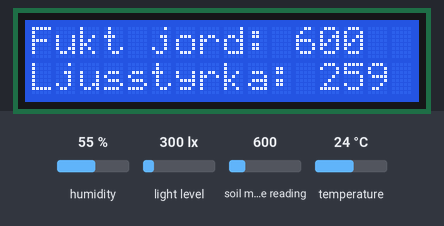
Recording of a program running on a simulated Raspberry Pi Pico running MicroPython. Parts: 16×2 character LCD. The test bench sets the inputs (shaded band); at power-on: humidity 55 %, light level 300 lx, soil moisture reading 600, temperature 24 °C. WiFi joins after 1.5 s; the clock reads 2024-03-15 10:24:30 at power-on unless the program sets it; no MQTT or app messages arrive unless stated; values from a settings file that is not in the repository are placeholders; library files of the repository ran but are not shown: seesaw.py, stemma_soil_sensor.py, tsl2591.py, pico_i2c_lcd.py, umail.py; what the program prints to the serial console is not drawn.

Above: at 2.9 s.
At 18.0 s:
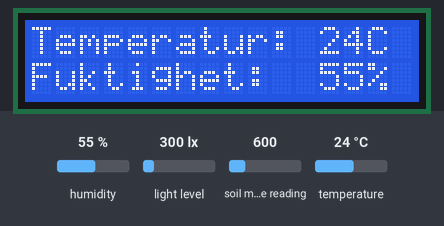

The program:

main.py
```python
import dht
from machine import Pin
import machine
from lib.umqttsimple import MQTTClient
from lib.seesaw import Seesaw
from lib.stemma_soil_sensor import StemmaSoilSensor
from lib.tsl2591 import TSL2591
from lib.SendEmail import send_email
from mysecrets import secrets
from lib.pico_i2c_lcd import I2cLcd
import json
import time
import network

# For the Mqtt protocol.
mqtt_host = "io.adafruit.com"
mqtt_username = secrets['mqtt-username']
mqtt_password = secrets['mqtt-password']

mqtt_publish_temp = "Djhonk/feeds/Temp"
mqtt_publish_humid = "Djhonk/feeds/Humidity"
mqtt_publish_light = "Djhonk/feeds/Light"
mqtt_publish_groundmoisture = "Djhonk/feeds/Groundmoisture"

mqtt_client_id = secrets['mqtt-password']

mqtt_client = MQTTClient(
    client_id=mqtt_client_id,
    server=mqtt_host,
    user=mqtt_username,
    password=mqtt_password)

mqtt_client.connect()

# Defining sensors
i2c = machine.I2C(0, sda=machine.Pin(0), scl=machine.Pin(1), freq=400000)

# DHT air temp and moisture
tempSensor = dht.DHT11(Pin(27))
# Light sensor
lightsensor = TSL2591(i2c)
# Ground Moist sensor
moistsensor = StemmaSoilSensor(i2c)
# LCD screen
lcd = I2cLcd(i2c, 39, 2, 16)

previousDay = ""
lcddisplay1 = True

lux = lightsensor.get_lux() * 100
roundedlight = round(lux, 0)

groundmoisture = moistsensor.get_moisture()

tempSensor.measure()
tempValue = tempSensor.temperature()
humidValue = tempSensor.humidity()

# Initiating values, avoiding error later.
values = {}
values["temp"] = int(tempValue)
values["humidity"] = int(humidValue)
values["groundmoist"] = int(groundmoisture)
values["light"] = int(roundedlight)

nightValues = values.copy()
dayValues = values.copy()

while True:
    try:
        while True:
            # Get light value
            lux = lightsensor.get_lux() * 100
            roundedlight = int(lux)

            # Get ground moist and temp
            groundmoisture = moistsensor.get_moisture()

            # Get temp and moisture in air
            tempSensor.measure()
            tempValue = tempSensor.temperature()
            humidValue = tempSensor.humidity()

            # For sending emails
            currentDate = time.localtime()
            hour = currentDate[3] + 2
            day = currentDate[2]

            # Convert the values to integers
            values["temp"] = int(tempValue)
            values["humidity"] = int(humidValue)
            values["groundmoist"] = int(groundmoisture)
            values["light"] = int(roundedlight)

            # Saving values for sending later
            if hour == 3 and day != previousDay:
                nightValues = values.copy()

            if hour == 12 and day != previousDay:
                dayValues = values.copy()

            # Sending email at 18.00
            # The email will consist of temps, humid and light at 03, 08 and 18.
            if hour == 17 and day != previousDay:

                eveningValues = values.copy()

                try:

                    send_email("henrik1995a@live.se", dayValues, nightValues, eveningValues)
                    # send_email("karin.eh@hotmail.se", dayValues, nightValues, eveningValues)
                    # send_email("Richard.jurmo.berg@gmail.com", dayValues, nightValues, eveningValues)
                    # send_email("henrik1995a@live.se", dayValues, nightValues, eveningValues)
                    # send_email("andreasson6300@gmail.com", tempValue, humidValue, groundmoisture, roundedlight)
                    # previousDay = day
                    # send_email("antonandreasson@outlook.com", tempValue, humidValue, groundmoisture, roundedlight)

                    previousDay = day

                    print("Success! Mail has been sent")

                except Exception as e:

                    print(f'Failed to send email: {e}')

            print(f'Publish light:{roundedlight}')
            print(f'Publish temp:{tempValue}')
            print(f'Publish humid:{humidValue}')
            print(f'Publish ground moist:{groundmoisture}')

            # Create a dictionary to represent the JSON payload
            tempPayload = {
                "temp": tempValue
            }
            humidPayload = {
                "humidity": humidValue
            }
            lightPayload = {
                "light": roundedlight
            }
            groundmoisturePayload = {
                "groundmoisture": groundmoisture
            }

            json_humidPayload = json.dumps(humidPayload)
            json_tempPayload = json.dumps(tempPayload)
            json_lightPayload = json.dumps(lightPayload)
            json_groundmoisture = json.dumps(groundmoisturePayload)

            mqtt_client.publish(mqtt_publish_humid, json_humidPayload)
            mqtt_client.publish(mqtt_publish_temp, json_tempPayload)
            mqtt_client.publish(mqtt_publish_light, json_lightPayload)
            mqtt_client.publish(mqtt_publish_groundmoisture, json_groundmoisture)

            #If the hour is past 9 backlight will be off.
            print(f'Hour: {hour}')

            if hour >= 21 or hour <= 9:
                lcd.backlight_off()

            else:
                lcd.backlight_on()

            # For displaying data in LCD
            # Writing out the values.
            lcd.clear()

            if lcddisplay1:

                lcd.move_to(0, 0)
                lcd.putstr("Fukt jord: {}".format(groundmoisture))
                lcd.move_to(0, 1)
                lcd.putstr("Ljusstyrka: {}".format(roundedlight))
                lcddisplay1 = False

            else:

                lcd.move_to(0, 0)
                lcd.putstr("Temperatur: {}C".format(tempValue, chr(223)))
                lcd.move_to(0, 1)
                lcd.putstr("Fuktighet:  {}%".format(humidValue))
                lcddisplay1 = True

            print("")
            time.sleep(15)

    except Exception as e:

        print(f'Error in main loop: {e}')

        # If error occours, pico will reset. Making it upload data again.
        wlan = network.WLAN(network.STA_IF)
        wlan.disconnect()
        time.sleep(1)
        machine.reset()
```

SendEmail.py
```python
import lib.umail
from mysecrets import secrets

# Email details
sender_email = secrets['sender-email']
sender_app_password = secrets['google-app-pw']
email_subject = '🌞Uppdatering från växthus🌞'

# Define the email content with a green background'

def email_content(dayvalues, nightvalues, eveningvalues):
    daytemp = dayvalues["temp"]
    dayhumid = dayvalues["humidity"]
    daygroundmoist = dayvalues["groundmoist"]
    daylight = dayvalues["light"]

    eveningtemp = eveningvalues["temp"]
    eveninghumid = eveningvalues["humidity"]
    eveninggroundmoist = eveningvalues["groundmoist"]
    eveninglight = eveningvalues["light"]

    nighttemp = nightvalues["temp"]
    nighthumid = nightvalues["humidity"]
    nightgroundmoist = nightvalues["groundmoist"]
    nightlight = nightvalues["light"]

    return f"""
<html>
<head>
    <style>
        #pic {{
            background-image: url("https://cdn.wallpapersafari.com/63/50/1adgR2.jpg");
            background-repeat: no-repeat;
            background-size: cover;
            height: 1500px;
            width: 500px;
        }}

        #card {{
            background-color: white;
            margin-top: 850px;
            border-radius: 25px;
            position: absolute;
            left: 50%;
            transform: translate(-50%, -70%);
            text-align: center;
            font-size: 24px;
            padding: 2rem 1rem;
            min-height: 3em;
            width: 60%;
            resize: both;
            border: 5px solid #b0e2ff;
        }}
    </style>
</head>
<body>
    <div id="pic">
        <div id="card" style="background-color: white;">

            <p>Klockan <strong>12</strong></p>
            <p>Temp: <strong>{daytemp}°</strong></p>
            <p>Fuktighet luft: <strong>{dayhumid}</strong></p>
            <p>Fuktighet jord: <strong>{daygroundmoist}</strong></p>
            <p>Ljusstyrka: <strong>{daylight}</strong></p>

            <br>
            <p>Klockan <strong>18</strong></p>
            <p>Temp: <strong>{eveningtemp}°</strong></p>
            <p>Fuktighet luft: <strong>{eveninghumid}</strong></p>
            <p>Fuktighet jord: <strong>{eveninggroundmoist}</strong></p>
            <p>Ljusstyrka: <strong>{eveninglight}</strong></p>

            <br>
            <p>Klockan <strong>03</strong></p>
            <p>Temp: <strong>{nighttemp}°</strong></p>
            <p>Fuktighet luft: <strong>{nighthumid}</strong></p>
            <p>Fuktighet jord: <strong>{nightgroundmoist}%</strong></p>
            <p>Ljusstyrka: <strong>{nightlight}</strong></p>

        </div>
    </div>
</body>
</html>
"""


def send_email(reciever, dayvalues, nightvalues, eveningvalues):

    smtp = lib.umail.SMTP('smtp.gmail.com', 465, ssl=True)
    smtp.login(sender_email, sender_app_password)
    smtp.to(reciever)
    smtp.write(f"Subject: {email_subject}\n")
    smtp.write("Content-Type: text/html\n")
    smtp.write("\n")  # Empty line to separate headers from content
    smtp.write(email_content(dayvalues, nightvalues, eveningvalues))
    smtp.send()
    smtp.quit()
```

boot.py
```python
import network
from mysecrets import secrets
import time
import ntptime
import machine

wlan = network.WLAN(network.STA_IF)
wlan.active(True)
wlan.connect(secrets['wifi-ssid'], secrets['wifi-password'])
while wlan.isconnected() == False:
    print('Waiting for connection...')
    time.sleep(1)
print("Connected to WiFi")

try:
    ntptime.settime()

except Exception as e:
    print(f'Failed to set time: {e}')
    machine.reset()
    time.sleep(1)

print(time.localtime())
```

Measured:
- what the display in image 0 shows lasts 15.0 s, from 2.9 s to 17.9 s
